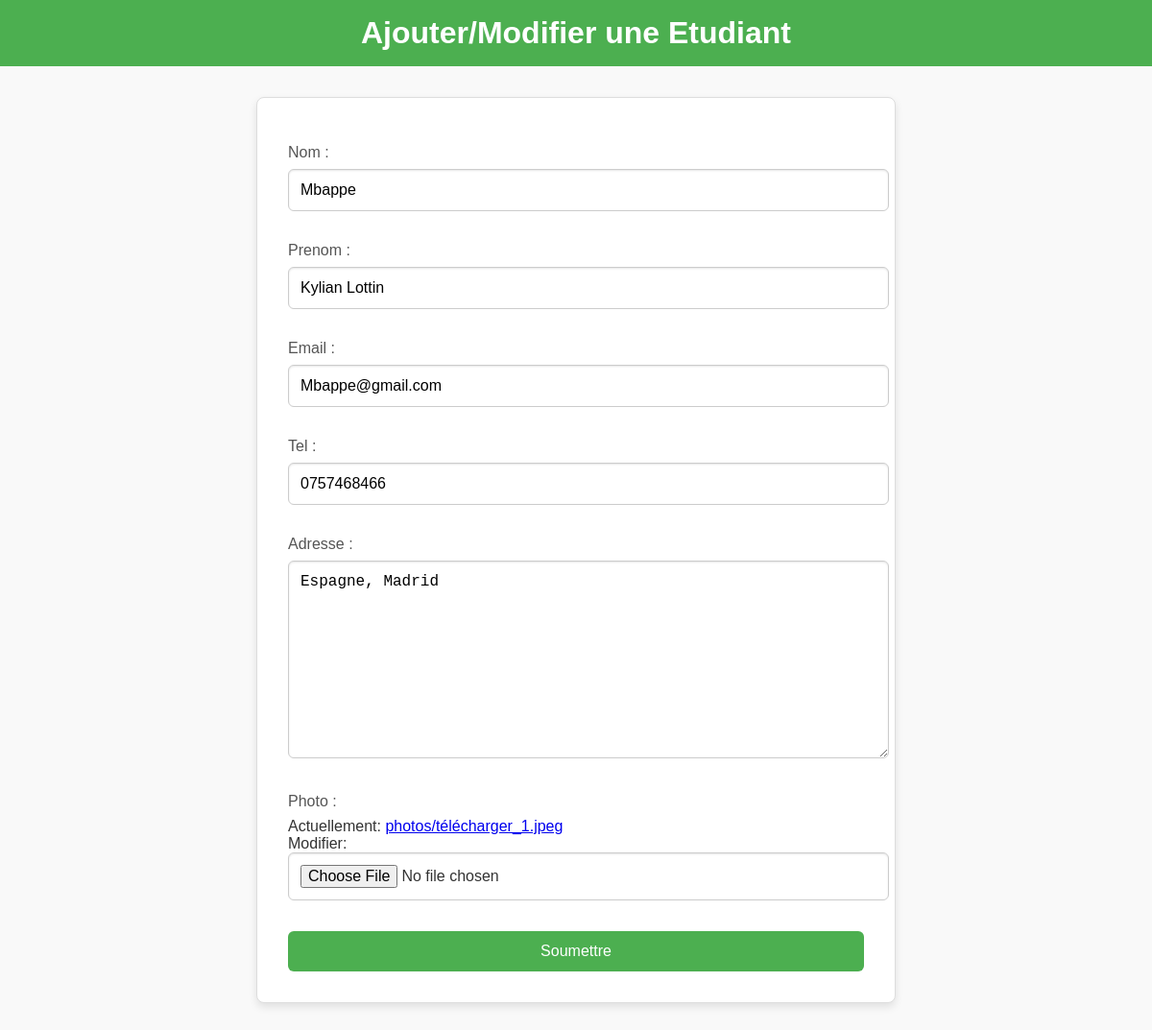
Screenshot of /etudiant/ (signed in) with the database file from the repository.
### MON_CV/models.py (models this page shows, shortened)
class Etudiant(models.Model):
    user = models.OneToOneField(User, on_delete=models.CASCADE)  # Relation avec l'utilisateur Django
    nom = models.CharField(max_length=100)
    prenom = models.CharField(max_length=100)
    email = models.EmailField(unique=True)  # Unicité pour éviter les doublons
    tel = models.CharField(max_length=15)
    adresse = models.TextField()
    photo = models.ImageField(upload_to='photos/', default='photos/default.jpg')

### MON_CV/views.py (the view)
# urls.py: path('etudiant/', views.etudiant_form, name='etudiant_form'),
@login_required
def etudiant_form(request):
    try:
        etudiant = Etudiant.objects.get(user=request.user)
    except Etudiant.DoesNotExist:
        etudiant = None
    if request.method == "POST":
        form = EtudiantForm(request.POST, request.FILES, instance=etudiant)
        if form.is_valid():
            etudiant = form.save(commit=False)
            etudiant.user = request.user
            etudiant.save()
            return redirect('ajouter_cv')  # Redirige vers la page principale d'ajout de CV
    else:
        form = EtudiantForm(instance=etudiant)
    return render(request, 'ajouter_etudiant.html', {'form': form})

### MON_CV/forms.py
class EtudiantForm(forms.ModelForm):
    class Meta:
        model = Etudiant
        fields = ['nom', 'prenom', 'email', 'tel', 'adresse', 'photo']

### templates/ajouter_etudiant.html (shortened to what this page needs)
<!DOCTYPE html>
<html lang="fr">
{% load static %}
<head>
    <link rel="stylesheet" href="{% static 'css/formulaire.css' %}">
</head>
<body>
    <header>
        <h1>Ajouter/Modifier une Etudiant</h1>
    </header>
    <main>
        <form method="POST" enctype="multipart/form-data">
    {{ form.as_p }}
    <button type="submit">Soumettre</button>
</form>
    </main>
</body>
</html>

### static/css/formulaire.css (style rules this page uses)
body { font-family: Arial, sans-serif; margin: 0; padding: 0; background-color: #f9f9f9; color: #333; }
header { background-color: #4CAF50; color: white; text-align: center; padding: 1rem 0; }
header h1 { margin: 0; font-size: 2rem; }
form { max-width: 600px; margin: 2rem auto; padding: 2rem; background-color: white; border: 1px solid #ddd; border-radius: 8px; box-shadow: 0 4px 8px rgba(0, 0, 0, 0.1); }
form label { display: block; font-size: 1rem; margin-bottom: 0.5rem; color: #555; }
form input, form textarea, form select { width: 100%; padding: 0.75rem; margin-bottom: 1rem; border: 1px solid #ccc; border-radius: 6px; font-size: 1rem; box-shadow: inset 0 1px 2px rgba(0, 0, 0, 0.1); transition: border-color 0.3s; }
form button { width: 100%; padding: 0.75rem; background-color: #4CAF50; color: white; border: none; border-radius: 6px; font-size: 1rem; cursor: pointer; transition: background-color 0.3s, transform 0.2s; }

### rows the page displays
Etudiant: nom "Mbappe", prenom "Kylian Lottin", email "Mbappe@gmail.com", tel "0757468466", adresse "Espagne, Madrid"
